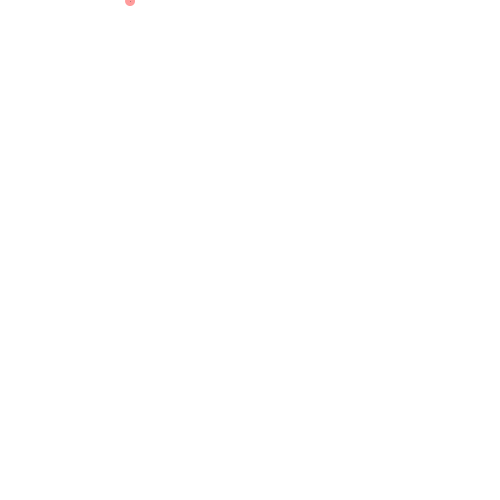
Frame 1 (no input)
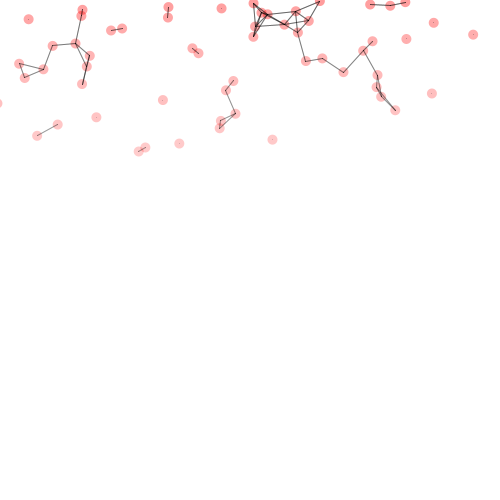
Frame 60 (the mouse pressed at the canvas centre just before this capture)
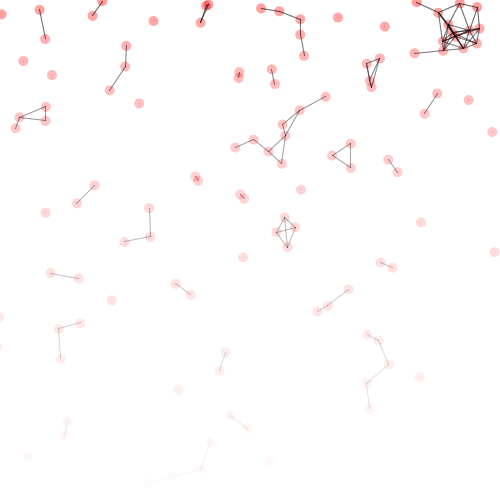
Frame 120 (the mouse held since frame 60 and released just before this capture)

The Processing sketch that drew these frames (run headless with seeded random() and noise(); from frame 60 on, the mouse is pressed at the canvas centre):

// Processing sketch: Day_09_InClass2
// ── Day_09_InClass2.pde
ArrayList<Particle> particles;

void setup() {
  size(500, 500);
  particles = new ArrayList<Particle>();
}


void draw() {
  background(255);
  particles.add(new Particle());

  for (int i = 0; i < particles.size(); i++) {
    particles.get(i).update();
    particles.get(i).display();

    if (particles.get(i).pos.y > height){
      particles.remove(i);
  }
}

  for (int i=0; i<particles.size(); i++) {
    for (int k = 0; k<particles.size(); k++) {
      stroke(0.05, particles.get(i).lifeSpan);

      if (dist(particles.get(i).pos.x, particles.get(i).pos.y, particles.get(k).pos.x, particles.get(k).pos.y)<30) {
        line(particles.get(i).pos.x, particles.get(i).pos.y, particles.get(k).pos.x, particles.get(k).pos.y);
      }
    }
  }
}
// ── Particle.pde
class Particle{
  PVector pos;
  PVector vel;
  PVector acc;
  float radius;
  float lifeSpan;
  
  Particle(){
    acc = new PVector(0, 0.05);
    vel = new PVector(random(-0.5, 0.5),1);
    pos = new PVector(random(0, width),0);
    radius = 10;
    lifeSpan = 100;
  }
  
  void update(){
  vel.add(acc);
  pos.add(vel);
  
  lifeSpan-= 0.8;
  
  }
  
void display(){
  noStroke();
  fill(255, 0, 0, lifeSpan);
  ellipse(pos.x, pos.y, radius, radius);
}
}
